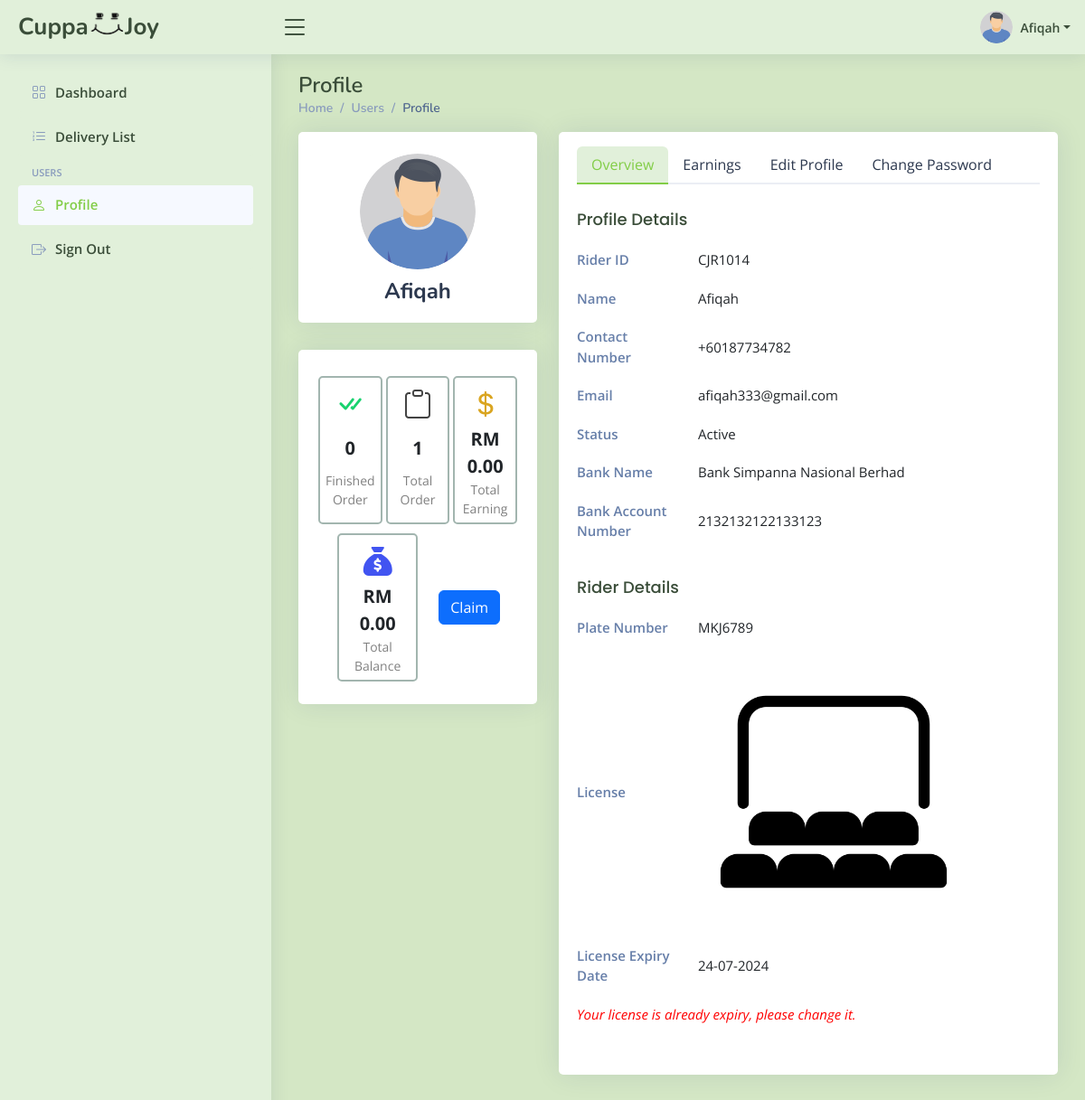
The page /Rider/users-profile.php (signed in) on the database its author committed.
### tables this page shows
CREATE TABLE `rider` (
  `R_ID` varchar(50) NOT NULL,
  `R_Name` varchar(100) NOT NULL,
  `R_Photo` varchar(100) NOT NULL,
  `R_Contact_Number` varchar(20) NOT NULL,
  `R_Email` varchar(80) NOT NULL,
  `R_License` varchar(225) NOT NULL,
  `L_Exp_Date` date DEFAULT NULL,
  `R_PlateNo` varchar(10) NOT NULL,
  `R_PW` varchar(225) NOT NULL,
  `Bank_Type` varchar(100) NOT NULL,
  `Bank_Number` bigint(20) NOT NULL,
  `Money_Earned` float NOT NULL,
  `Total_Claim` float NOT NULL,
  `R_Status` varchar(50) NOT NULL,
  `R_SAID` varchar(50) NOT NULL
);

### Rider/users-profile.php (the view, shortened to what this page needs)
<?php
  include("../user/db_connection.php");
  $currectuser = $_SESSION["riderid"];
  $sql = "SELECT * FROM `rider` WHERE R_ID = '$currectuser'";
  $gotResult = mysqli_query($con, $sql);
  if($gotResult){
    if(mysqli_num_rows($gotResult)>0){
      while($row = mysqli_fetch_array($gotResult)){
        $name = $row['R_Name'];
        $phno = $row['R_Contact_Number'];
        $Email = $row['R_Email'];
        $status = $row['R_Status'];
        $photo = $row['R_Photo'];
        $ME = $row['Money_Earned'];
        $TC = $row['Total_Claim'];
        $PlateNumber = $row['R_PlateNo'];
        $license = $row['R_License'];
        $led = $row['L_Exp_Date'];
        if(!is_null($led)){
          $parts = explode('-', $led);
          $newled = $parts[2] . '-' . $parts[1] . '-' . $parts[0];
        }else{
          $newled = "00-00-0000";
        }
        $bt = $row['Bank_Type'];
        $bacn = $row['Bank_Number'];
      }
    }
  }
  $ttl = $ME + $TC;
  $currentDate = date("Y-m-d");
  $expiryTimestamp = strtotime($led);
  $currentTimestamp = time();
  $timeDifference = $expiryTimestamp - $currentTimestamp;
  $monthsDifference = round($timeDifference / (30 * 24 * 60 * 60));
  $sql3 = "SELECT * FROM reservation WHERE R_ID = ? AND Delivery_Status = 'completed'";
  $stmt3 = $con->prepare($sql3);
  $stmt3 -> bind_param("s", $_SESSION['riderid']);
  $stmt3 -> execute();
  $result3 = $stmt3 -> get_result();
  $finishorder = $result3->num_rows;
  $sql4 = "SELECT COUNT(*) as tasktotal FROM reservation WHERE R_ID = ?";
  $stmt4 = $con->prepare($sql4);
  $stmt4->bind_param("s", $_SESSION['riderid']);
  $stmt4->execute();
  $result4 = $stmt4->get_result();
  if ($row4 = $result4->fetch_assoc()) {
    $total = $row4['tasktotal'];
  }
          ?>
<!DOCTYPE html>
<html lang="en">
<head>
  <link href="assets/vendor/bootstrap/css/bootstrap.min.css" rel="stylesheet">
  <link href="assets/vendor/bootstrap-icons/bootstrap-icons.css" rel="stylesheet">
  <link href="assets/vendor/boxicons/css/boxicons.min.css" rel="stylesheet">
  <link href="assets/vendor/quill/quill.snow.css" rel="stylesheet">
  <link href="assets/vendor/quill/quill.bubble.css" rel="stylesheet">
  <link href="assets/vendor/remixicon/remixicon.css" rel="stylesheet">
  <link href="assets/vendor/simple-datatables/style.css" rel="stylesheet">
  <link href="assets/css/style.css" rel="stylesheet">
</head>
<body>
  <header id="header" class="header fixed-top d-flex align-items-center">
    <div class="d-flex align-items-center justify-content-between">
      <a href="index.php" class="logo d-flex align-items-center">
        <span class="d-none d-lg-block">Cuppa&nbsp;</span>
        <img src="assets/image/smile-black.png" alt="">
        <span class="d-none d-lg-block"> Joy</span>
      </a>
      <i class="bi bi-list toggle-sidebar-btn"></i>
    </div>
    <nav class="header-nav ms-auto">
      <ul class="d-flex align-items-center">
        <li class="nav-item dropdown pe-3">
          <a class="nav-link nav-profile d-flex align-items-center pe-0" href="#" data-bs-toggle="dropdown">
            <img src="../image/rider/<?php echo $photo; ?>" alt="Profile" class="rounded-circle">
            <span class="d-none d-md-block dropdown-toggle ps-2"><?php echo $_SESSION['ridername'] ?></span>
          </a>
        </li>
      </ul>
    </nav>
  </header>
  <aside id="sidebar" class="sidebar">
    <ul class="sidebar-nav" id="sidebar-nav">
      <li class="nav-item">
        <a class="nav-link collapsed" href="index.php">
          <i class="bi bi-grid"></i>
          <span>Dashboard</span>
        </a>
      </li>
      <li class="nav-item">
        <a class="nav-link collapsed" href="orderlist.php">
          <i class="bi bi-list-ol"></i>
          <span>Delivery List</span>
        </a>
      </li>
      <li class="nav-heading">Users</li>
      <li class="nav-item">
        <a class="nav-link " href="users-profile.php">
          <i class="bi bi-person"></i>
          <span>Profile</span>
        </a>
      </li>
      <li class="nav-item">
        <a class="nav-link collapsed signOutLink" href="pages-login.php">
          <i class="bi bi-box-arrow-right"></i>
          <span>Sign Out</span>
        </a>
      </li>
    </ul>
  </aside>
  <main id="main" class="main">
    <div class="pagetitle">
      <h1>Profile</h1>
      <nav>
        <ol class="breadcrumb">
          <li class="breadcrumb-item"><a href="index.php">Home</a></li>
          <li class="breadcrumb-item">Users</li>
          <li class="breadcrumb-item active">Profile</li>
        </ol>
      </nav>
    </div>
    <section class="section profile">
      <div class="row">
        <div class="col-xl-4">
          <div class="card">
            <div class="card-body profile-card pt-4 d-flex flex-column align-items-center">
              <img src="../image/rider/<?php echo $photo; ?>" alt="Profile" class="rounded-circle">
              <h2><?php echo $_SESSION['ridername'] ?></h2>
            </div>
          </div>
          <div class="card">
            <div class="card-body datacontainer pt-4">
              <div class="datarow">
                <div class="databox">
                  <i class="bi bi-check-all"></i>
                  <div class="data"><?php echo $finishorder; ?></div>
                  <div class="desc">Finished Order</div>
                </div>
                <div class="databox">
                  <i class="bi bi-clipboard"></i>
                  <div class="data"><?php echo $total; ?></div>
                  <div class="desc">Total Order</div>
                </div>
                <div class="databox">
                  <i class="bi bi-currency-dollar"></i>
                  <div class="data">RM <?php echo number_format($ttl, 2); ?></div>
                  <div class="desc">Total Earning</div>
                </div>
              </div>
              <div class="datarow">
                <div class="databox">
                  <i class="fa-solid fa-sack-dollar"></i>
                  <div class="data current_balance">RM <?php echo number_format($ME, 2); ?></div>
                  <div class="desc">Total Balance</div>
                </div>
                <div class="btnclaim">
                  <button class="btn btn-primary btn-claim">Claim</button>
                </div>
              </div>
            </div>
          </div>
        </div>
        <div class="col-xl-8">
          <div class="card">
            <div class="card-body pt-3">
              <ul class="nav nav-tabs nav-tabs-bordered">
                <li class="nav-item">
                  <button class="nav-link active" data-bs-toggle="tab" data-bs-target="#profile-overview">Overview</button>
                </li>
                <li class="nav-item">
                  <button class="nav-link" data-bs-toggle="tab" data-bs-target="#profile-settings">Earnings</button>
                </li>
                <li class="nav-item">
                  <button class="nav-link" data-bs-toggle="tab" data-bs-target="#profile-edit">Edit Profile</button>
                </li>
                <li class="nav-item">
                  <button class="nav-link" data-bs-toggle="tab" data-bs-target="#profile-change-password">Change Password</button>
                </li>
              </ul>
              <div class="tab-content pt-2">
                <div class="tab-pane fade show active profile-overview" id="profile-overview">
                  <h5 class="card-title">Profile Details</h5>
                  <div class="row">
                    <div class="col-lg-3 col-md-4 label ">Rider ID</div>
                    <div class="col-lg-9 col-md-8 ans"><?php echo $_SESSION['riderid'] ?></div>
                  </div>
                  <div class="row">
                    <div class="col-lg-3 col-md-4 label ">Name</div>
                    <div class="col-lg-9 col-md-8 ans"><?php echo $name ?></div>
                  </div>
                  <div class="row">
                    <div class="col-lg-3 col-md-4 label">Contact Number</div>
                    <div class="col-lg-9 col-md-8 ans"><?php echo '+6' . $phno ?></div>
                  </div>
                  <div class="row">
                    <div class="col-lg-3 col-md-4 label">Email</div>
                    <div class="col-lg-9 col-md-8 ans"><?php echo $Email ?></div>
                  </div>
                  <div class="row">
                    <div class="col-lg-3 col-md-4 label">Status</div>
                    <div class="col-lg-9 col-md-8 ans"><?php echo $status ?></div>
                  </div>
                  <div class="row">
                    <div class="col-lg-3 col-md-4 label">Bank Name</div>
                    <div class="col-lg-9 col-md-8 ans"><?php echo $bt ?></div>
                  </div>
                  <div class="row">
                    <div class="col-lg-3 col-md-4 label">Bank Account Number</div>
                    <div class="col-lg-9 col-md-8 ans"><?php echo $bacn ?></div>
                  </div>
                  <h5 class="card-title">Rider Details</h5>
                  <div class="row">
                    <div class="col-lg-3 col-md-4 label">Plate Number</div>
                    <div class="col-lg-9 col-md-8 ans"><?php echo $PlateNumber ?></div>
                  </div>
                  <div class="row">
                      <div class="col-lg-3 col-md-4 label">License</div>
                      <div class="col-lg-9 col-md-8 ans licensephoto">
                          <img id="profile-license-image" src="../image/rider/<?php echo $license; ?>" alt="License" onclick="showImage()">
                      </div>
                  </div>
                  <div class="row">
                    <div class="col-lg-3 col-md-4 label">License Expiry Date</div>
                    <div class="col-lg-9 col-md-8 ans"><?php echo $newled ?></div>
                  </div>
                  <div class="row">
                    <?php
                      if($led < $currentDate){
                        echo '<p style="color: red; font-size: bold;"><em>Your license is already expiry, please change it.</em></p>';
                      }else if($monthsDifference <= 3 && $monthsDifference >= 0 ){
                        echo '<p style="color: red; font-size: smaller;"><em>Your license is expiring soon within 3 months. Please renew it.</em></p>';
                      }
                    ?>
                  </div>
                </div>
              </div>
            </div>
          </div>
        </div>
      </div>
    </section>
  </main>
</body>
</html>

### Rider/assets/css/style.css (style rules this page uses)
:root { scroll-behavior: smooth; }
body { font-family: "Open Sans", sans-serif; background: #D4E7C5; color: #444444; }
a { color: #6eb06c; text-decoration: none; }
h1, h2, h3, h4, h5, h6 { font-family: "Nunito", sans-serif; }
#main { margin-top: 60px; padding: 20px 30px; transition: all 0.3s; }
.pagetitle { margin-bottom: 10px; }
.pagetitle h1 { font-size: 24px; margin-bottom: 0; font-weight: 600; color: #3A4D39; }
.card { margin-bottom: 30px; border: none; border-radius: 5px; box-shadow: 0px 0 30px rgba(1, 41, 112, 0.1); }
.card-title { padding: 20px 0 15px 0; font-size: 18px; font-weight: 500; color: #3A4D39; font-family: "Poppins", sans-serif; }
.card-body { padding: 0 20px 20px 20px; }
.breadcrumb { font-size: 14px; font-family: "Nunito", sans-serif; color: #899bbd; font-weight: 600; }
.breadcrumb a { color: #899bbd; transition: 0.3s; }
.breadcrumb .breadcrumb-item::before { color: #899bbd; }
.breadcrumb .active { color: #51678f; font-weight: 600; }
.nav-tabs-bordered { border-bottom: 2px solid #ebeef4; }
.nav-tabs-bordered .nav-link { margin-bottom: -2px; border: none; color: #2c384e; }
.nav-tabs-bordered .nav-link.active { background-color: #E1F0DA; color: #82CD47; border-bottom: 2px solid #82CD47; }
.logo { line-height: 1; }
@media (min-width: 1200px) { .logo { width: 280px; } }
.logo img { max-height: 26px; margin-right: 6px; transform: scale(1.8); }
.logo span { font-size: 26px; font-weight: 700; color: #3A4D39; font-family: "Nunito", sans-serif; }
.header { transition: all 0.5s; z-index: 997; height: 60px; box-shadow: 0px 2px 20px rgba(1, 41, 112, 0.1); background-color: #E1F0DA; padding-left: 20px; }
.header .toggle-sidebar-btn { font-size: 32px; padding-left: 10px; cursor: pointer; color: #3A4D39; }
.header-nav ul { list-style: none; }
.header-nav>ul { margin: 0; padding: 0; }
.header-nav .nav-profile { color: #3A4D39; }
.header-nav .nav-profile img { max-height: 36px; }
.header-nav .nav-profile span { font-size: 14px; font-weight: 600; }
.sidebar { position: fixed; top: 60px; left: 0; bottom: 0; width: 300px; z-index: 996; transition: all 0.3s; padding: 20px; overflow-y: auto; scrollbar-width: thin; scrollbar-color: #99BC85 transparent; box-shadow: 0px 0px 20px rgba(1, 41, 112, 0.1); background-color: #E1F0DA; }
@media (min-width: 1200px) { #main, #footer { margin-left: 300px; } }
.sidebar-nav { padding: 0; margin: 0; list-style: none; }
.sidebar-nav li { padding: 0; margin: 0; list-style: none; }
.sidebar-nav .nav-item { margin-bottom: 5px; }
.sidebar-nav .nav-heading { font-size: 11px; text-transform: uppercase; color: #899bbd; font-weight: 600; margin: 10px 0 5px 15px; }
.sidebar-nav .nav-link { display: flex; align-items: center; font-size: 15px; font-weight: 600; color: #82CD47; transition: 0.3; background: #f6f9ff; padding: 10px 15px; border-radius: 4px; }
.sidebar-nav .nav-link i { font-size: 16px; margin-right: 10px; color: #82CD47; }
.sidebar-nav .nav-link.collapsed { color: #3A4D39; background: #E1F0DA; }
.sidebar-nav .nav-link.collapsed i { color: #899bbd; }
.profile .profile-card img { max-width: 150px; }
.profile .profile-card h2 { font-size: 24px; font-weight: 700; color: #2c384e; margin: 10px 0 0 0; }
.profile .profile-overview .row { margin-bottom: 20px; font-size: 15px; align-items: center; }
.profile .profile-overview .card-title { color: #3A4D39; }
.profile .profile-overview .label { font-weight: 600; color: rgba(1, 41, 112, 0.6); }

### rows shown on the page
rider: R_Photo (picture), ttl "0.00", Money_Earned "0.00", R_Name "Afiqah", R_Contact_Number "0187734782", R_Email "afiqah333@gmail.com", R_Status "Active", Bank_Type "Bank Simpanna Nasional Berhad", Bank_Number "2132132122133123", R_PlateNo "MKJ6789", R_License (picture), L_Exp_Date "24-07-2024"

### other values the page prints
$_SESSION['ridername'] "Afiqah"
$finishorder "0"
$total "1"
$_SESSION['riderid'] "CJR1014"
